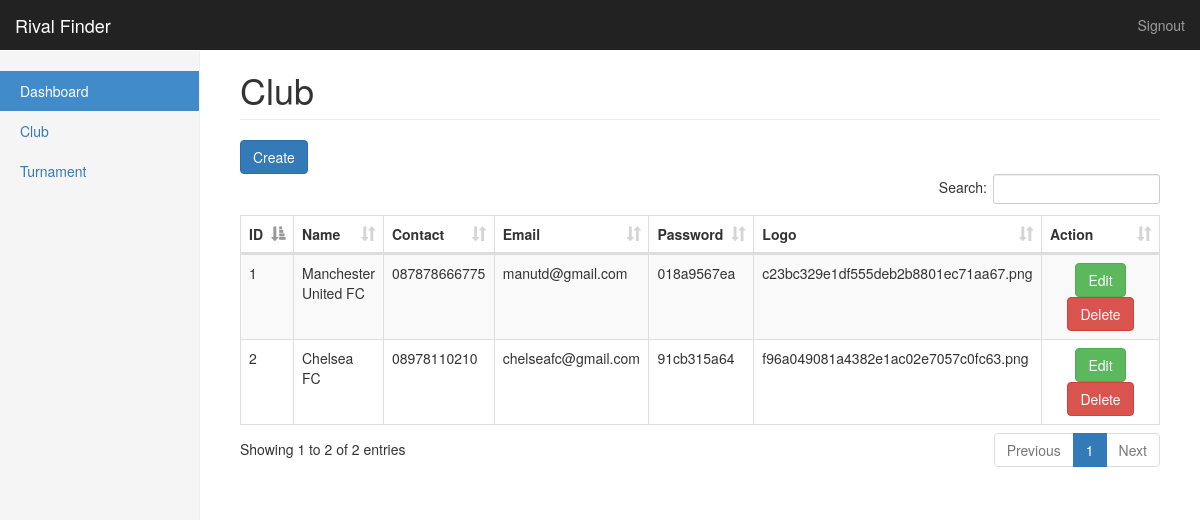
Screenshot of /admin/club/index.php (signed in) with the database file from the repository.
### tables this page shows
CREATE TABLE `clubs` (
  `id_club` int(11) NOT NULL,
  `email` text NOT NULL,
  `password` varchar(255) NOT NULL,
  `name` varchar(35) NOT NULL,
  `contact` varchar(12) NOT NULL,
  `logo` text NOT NULL,
  `status` enum('Available','Unavailable') NOT NULL
);

### admin/club/index.php (the view)
<?php include_once '../layouts/header.php'; ?>
<?php include_once '../layouts/sidebar.php'; ?>
<?php include_once '../../config/koneksi.php'; ?>
    <h1 class="page-header">Club</h1>
    <a href="create.php" class="btn btn-primary">Create</a>
    <table id="club" class="table table-striped table-bordered" cellspacing="0" width="100%">
        <thead>
            <tr>
                <th>ID</th>
                <th>Name</th>
                <th>Contact</th>
                <th>Email</th>
                <th>Password</th>
                <th>Logo</th>
                <th>Action</th>
            </tr>
        </thead>
        <tbody>
          <?php
            $query = "SELECT * FROM clubs";
            $result = mysqli_query($conn, $query);
            while ($club = mysqli_fetch_array($result)) {
           ?>
            <tr>
              <td><?= $club['id_club']; ?></td>
              <td><?= $club['name']; ?></td>
              <td><?= $club['contact']; ?></td>
              <td><?= $club['email']; ?></td>
              <td><?= substr($club['password'], 0, 10); ?></td>
              <td><?= $club['logo']; ?></td>
              <td>
                <center>
                  <a href="edit.php?id=<?= $club['id_club']; ?>" class="btn btn-success">Edit</a>
                  <a href="delete.php?id=<?= $club['id_club']; ?>" class="btn btn-danger">Delete</a>
                </center>
              </td>
            </tr>
          <?php } ?>
        </tbody>
    </table>
<?php include_once '../layouts/footer.php'; ?>

### admin/layouts/header.php (shortened to what this page needs)
<!DOCTYPE html>
<html lang="en">
  <head>
    <link href="../assets/css/bootstrap.min.css" rel="stylesheet">
    <link href="../assets/css/dashboard.css" rel="stylesheet">
    <link href="../assets/css/dataTables.bootstrap.min.css" rel="stylesheet">
    <link href="../../assets/css/bootstrap.min.css" rel="stylesheet">
    <link href="../../assets/css/dashboard.css" rel="stylesheet">
    <link href="../../assets/css/dataTables.bootstrap.min.css" rel="stylesheet">
  </head>
  <body>
    <nav class="navbar navbar-inverse navbar-fixed-top">
      <div class="container-fluid">
        <div class="navbar-header">
          <a class="navbar-brand" href="http://localhost/rivalfinder/admin/">Rival Finder</a>
        </div>
        <div id="navbar" class="navbar-collapse collapse">
          <ul class="nav navbar-nav navbar-right">
            <li><a href="http://localhost/rivalfinder/admin/signout.php">Signout</a></li>
          </ul>
        </div>
      </div>
    </nav>

### admin/layouts/sidebar.php
<div class="container-fluid">
  <div class="row">
    <div class="col-sm-3 col-md-2 sidebar">
      <ul class="nav nav-sidebar">
        <li class="active"><a href="#">Dashboard <span class="sr-only">(current)</span></a></li>
        <li><a href="<?php echo "http://$_SERVER[HTTP_HOST]/rivalfinder/admin/club/"; ?>">Club</a></li>
        <li><a href="<?php echo "http://$_SERVER[HTTP_HOST]/rivalfinder/admin/turnament/"; ?>">Turnament</a></li>
      </ul>
    </div>
    <div class="col-sm-9 col-sm-offset-3 col-md-10 col-md-offset-2 main">

### admin/layouts/footer.php (shortened to what this page needs)
</div>
</div>
</div>
</body>
</html>

### assets/css/dashboard.css (style rules this page uses)
body { padding-top: 50px; }
.navbar-fixed-top { border: 0; }
.sidebar { display: none; }
@media (min-width: 768px) { .sidebar { position: fixed; top: 51px; bottom: 0; left: 0; z-index: 1000; display: block; padding: 20px; overflow-x: hidden; overflow-y: auto; background-color: #f5f5f5; border-right: 1px solid #eee; } }
.nav-sidebar { margin-right: -21px; margin-bottom: 20px; margin-left: -20px; }
.nav-sidebar > li > a { padding-right: 20px; padding-left: 20px; }
.nav-sidebar > .active > a, .nav-sidebar > .active > a:hover, .nav-sidebar > .active > a:focus { color: #fff; background-color: #428bca; }
.main { padding: 20px; }
@media (min-width: 768px) { .main { padding-right: 40px; padding-left: 40px; } }
.main .page-header { margin-top: 0; }

### rows the page displays
clubs: id_club "1", name "Manchester United FC", contact "087878666775", email "manutd@gmail.com", password "018a9567ea", logo "c23bc329e1df555deb2b8801ec71aa67.png"
clubs: id_club "2", name "Chelsea FC", contact "08978110210", email "chelseafc@gmail.com", password "91cb315a64", logo "f96a049081a4382e1ac02e7057c0fc63.png"
